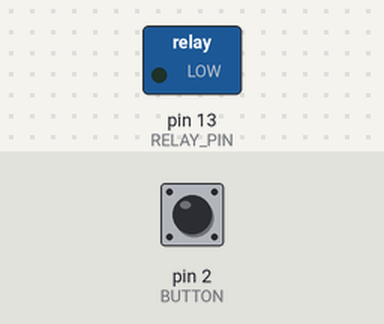
A sketch run on a simulated Arduino Uno, built with avr-gcc and run on an emulated ATmega328P. On the bench: switched loads named in the sketch (green lamp = pin HIGH). The inputs (shaded band) are chosen by the test bench; at power-on: pin 2 (BUTTON) HIGH.

Above: at 1.2 s.
1.3 s: pin 2 (BUTTON) pulled LOW for 0.15 s
At 1.37 s:
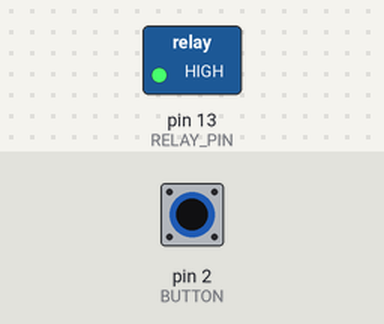
2.9 s: pin 2 (BUTTON) pulled LOW for 3.2 s
At 6.6 s:
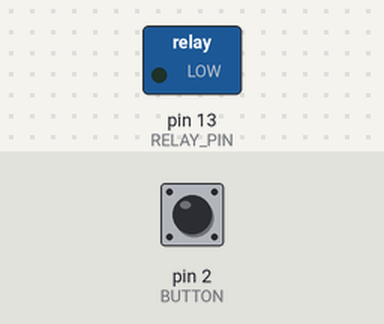
Timing chart, 0 to 8.1 s (numbered marks = the images above; inputs shaded):
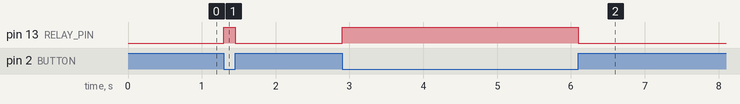

The sketch:

C3E3.ino
```cpp
#define RELAY_PIN 13
#define BUTTON 2

int input_value = LOW;

void setup() {
  // put your setup code here, to run once:
  pinMode(RELAY_PIN, OUTPUT);
  pinMode(BUTTON, INPUT);
}

void loop() {
  // put your main code here, to run repeatedly:
  input_value = !digitalRead(BUTTON);
  digitalWrite(RELAY_PIN, input_value);
}
```

Measured:
- after the input at 1.3 s, pin 13 (RELAY_PIN): LOW → HIGH at once, → LOW 0.15 s later
- after the input at 2.9 s, pin 13 (RELAY_PIN): LOW → HIGH at once, → LOW 3.2 s later
